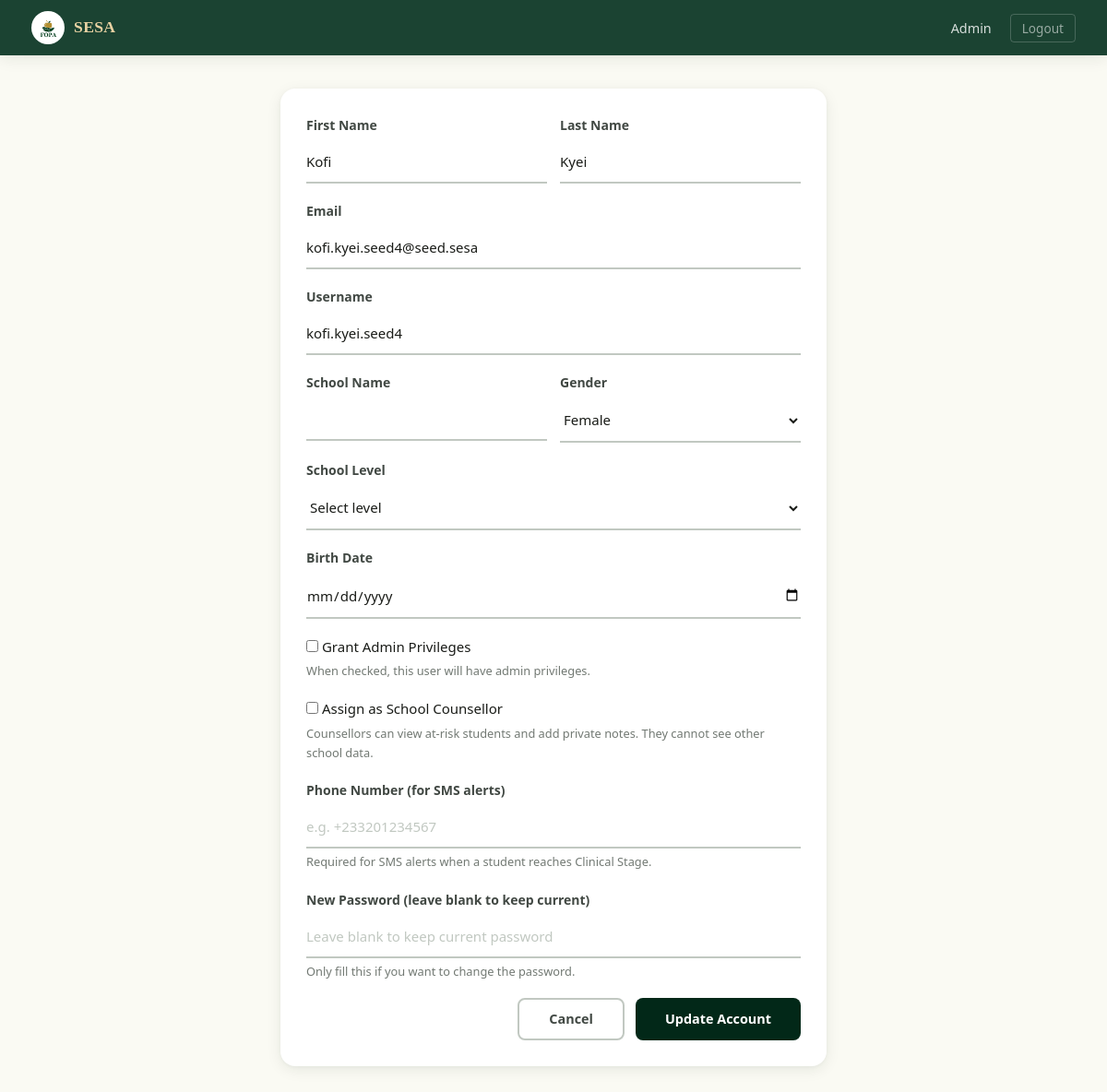
The app's page /admin/accounts/8/edit (signed in) with its own data.
### app/models/account.py (models this page shows, shortened)
class Accounts(UserMixin, db.Model):
    __tablename__ = 'accounts'
    id = db.Column(db.Integer, primary_key=True)
    fname = db.Column(db.String(100), nullable=False)
    lname = db.Column(db.String(100), nullable=False)
    email = db.Column(db.String(120), unique=True, nullable=True, index=True)
    username = db.Column(db.String(50), unique=True, nullable=False, index=True)
    password = db.Column(db.String(256), nullable=False)
    school_name = db.Column(db.String(200), nullable=True)
    gender = db.Column(db.String(20), nullable=True)
    birthdate = db.Column(db.Date, nullable=True)
    last_login = db.Column(db.DateTime, nullable=True)
    created_at = db.Column(db.DateTime, default=lambda: datetime.now(timezone.utc))
    school_id = db.Column(
        db.Integer,
        db.ForeignKey('school.id', ondelete='CASCADE', name='fk_accounts_school_id'),
        nullable=True,
        index=True
    )
    class_group = db.Column(db.String(50), nullable=True)   # e.g. "Form 2A", "JHS 3B"
    level = db.Column(db.String(20), nullable=True)          # jhs | shs | university
    claim_code_hash  = db.Column(db.String(256), nullable=True)
    claim_code_plain = db.Column(db.String(20),  nullable=True)
    is_claimed       = db.Column(db.Boolean, default=True, nullable=False, server_default='1')
    is_admin = db.Column(db.Boolean, default=False, nullable=False)
    is_counsellor = db.Column(db.Boolean, default=False, server_default='0', nullable=False)
    failed_attempts = db.Column(db.Integer, default=0, server_default='0', nullable=False)
    locked_until = db.Column(db.DateTime, nullable=True)  # NULL = not locked
    phone = db.Column(db.String(20), nullable=True)
    consent_given = db.Column(db.Boolean, default=False, nullable=False, server_default='0')
    consent_given_at = db.Column(db.DateTime, nullable=True)
    consent_version = db.Column(db.String(10), nullable=True)  # e.g. 'v1.0'
    test_results = db.relationship(
        'TestResult',
        backref='account',
        lazy='dynamic',
        cascade='all, delete-orphan'
    )
    @property
    def full_name(self):
        return f'{self.fname} {self.lname}'
    @property
    def is_super_admin(self):
        return self.is_admin
    LOCKOUT_THRESHOLD = 5      # failed attempts before lockout
    LOCKOUT_MINUTES   = 15     # minutes locked after threshold reached

### app/routes/admin.py (the view, shortened to what this page needs)
@admin_bp.route('/accounts/<int:account_id>/edit', methods=['GET', 'POST'])
@login_required
@super_admin_required
def edit_account(account_id):
    account = Accounts.query.get_or_404(account_id)
    form = EditAccountForm(obj=account)
    return render_template('admin/edit_account.html', form=form, account=account)

### app/forms/__init__.py
class EditAccountForm(FlaskForm):
    fname = StringField('First Name', validators=[DataRequired(), Length(min=2, max=100)])
    lname = StringField('Last Name', validators=[DataRequired(), Length(min=2, max=100)])
    email = StringField('Email', validators=[DataRequired(), Email(), Length(max=120)])
    username = StringField('Username', validators=[DataRequired(), Length(min=3, max=50)])
    school_name = StringField('School Name', validators=[Optional()])
    birthdate = DateField('Birth Date', validators=[Optional()])
    gender = SelectField('Gender', choices=GENDER_CHOICES, validators=[Optional()])
    level = SelectField('School Level', choices=LEVEL_CHOICES, validators=[Optional()])
    is_admin = BooleanField('Grant Admin Privileges')
    is_counsellor = BooleanField('Assign as School Counsellor')
    phone = StringField('Phone Number (for SMS alerts)', validators=[Optional(), Length(max=20)])
    password = PasswordField('New Password (leave blank to keep current)', validators=[Optional(), Length(min=8)])
    submit = SubmitField('Update Account')

### app/__init__.py (called while the page is built)
def _init_extensions(app: Flask) -> None:
    app.config.setdefault("SQLALCHEMY_ENGINE_OPTIONS", {}).update({
        "pool_pre_ping": True,   # test connection before using it
        "pool_recycle":  300,    # recycle connections every 5 minutes
        "pool_size":     5,      # max persistent connections
        "max_overflow":  2,      # extra connections under load
    })
    db.init_app(app)
    migrate.init_app(app, db)
    csrf.init_app(app)
    login_manager.init_app(app)
    limiter.init_app(app)
    from app.models.account import Accounts
    from app.models.quiz_session import QuizSession  # noqa: F401
    from app.models.counsellor_profile import CounsellorProfile  # noqa: F401
    from app.models.assessment_type import AssessmentType  # noqa: F401
    @login_manager.user_loader
    def load_user(user_id: str):
        return Accounts.query.get(int(user_id))

### app/templates/admin/edit_account.html (shortened to what this page needs)
{% extends 'base.html' %}
{% block nav_links %}
  <li><a href="{{ url_for('admin.dashboard') }}">Admin</a></li>
  <li><a href="{{ url_for('auth.logout') }}" class="btn-nav-logout">Logout</a></li>
{% endblock %}
{% block body %}
<div class="container-sm" style="padding-top: 36px; padding-bottom: 48px;">
  <div class="card">
    <div class="card-body">
      <form method="POST" novalidate>
        <div style="display: grid; grid-template-columns: 1fr 1fr; gap: 14px;">
          <div class="form-group">
            {{ form.fname.label(class="form-label") }}
            {{ form.fname(class="form-control") }}
          </div>
          <div class="form-group">
            {{ form.lname.label(class="form-label") }}
            {{ form.lname(class="form-control") }}
          </div>
        </div>
        <div class="form-group">
          {{ form.email.label(class="form-label") }}
          {{ form.email(class="form-control") }}
        </div>
        <div class="form-group">
          {{ form.username.label(class="form-label") }}
          {{ form.username(class="form-control") }}
        </div>
        <div style="display: grid; grid-template-columns: 1fr 1fr; gap: 14px;">
          <div class="form-group">
            <label class="form-label">School Name</label>
            <input type="text" name="school_name" class="form-control" value="{{ account.school_name or '' }}">
          </div>
          <div class="form-group">
            {{ form.gender.label(class="form-label") }}
            {{ form.gender(class="form-control") }}
          </div>
        </div>
        <div class="form-group">
          {{ form.level.label(class="form-label") }}
          {{ form.level(class="form-control") }}
        </div>
        <div class="form-group">
          {{ form.birthdate.label(class="form-label") }}
          {{ form.birthdate(class="form-control") }}
        </div>
        <div class="form-group">
          {{ form.is_admin(class="form-check-input") }}
          {{ form.is_admin.label(class="form-check-label") }}
          <div class="form-hint">When checked, this user will have admin privileges.</div>
        </div>
        <div class="form-group">
          {{ form.is_counsellor(class="form-check-input") }}
          {{ form.is_counsellor.label(class="form-check-label") }}
          <div class="form-hint">Counsellors can view at-risk students and add private notes. They cannot see other school data.</div>
        </div>
        <div class="form-group">
          {{ form.phone.label(class="form-label") }}
          {{ form.phone(class="form-control", placeholder="e.g. +233201234567") }}
          <div class="form-hint">Required for SMS alerts when a student reaches Clinical Stage.</div>
        </div>
        <div class="form-group">
          {{ form.password.label(class="form-label") }}
          {{ form.password(class="form-control", placeholder="Leave blank to keep current password") }}
          <div class="form-hint">Only fill this if you want to change the password.</div>
        </div>
        <div style="display: flex; gap: 12px; justify-content: flex-end; margin-top: 8px;">
          <a href="{{ url_for('admin.dashboard') }}#all_accounts" class="btn btn-ghost">Cancel</a>
          <button type="submit" class="btn btn-primary">Update Account</button>
        </div>
      </form>
    </div>
  </div>
</div>
{% endblock %}

### app/static/css/main.css (style rules this page uses)
:root { --green-900: #022818; --green-800: #1b4332; --green-700: #2d5a44; --green-600: #426652; --green-500: #579672; --green-400: #94d5ad; --green-100: #e8f5ed; --green-50: #f2faf5; --gold-700: #775a19; --gold-500: #c5a059; --gold-400: #d4b87a; --gold-300: #fbbf24; --gold-200: #e9d2a3; --gold-100: #f7edd8; --gold-50: #fdf8ef; --ivory: #fafaf3; --white: #ffffff; --surface-low: #f4f4ed; --surface-mid: #eeeee7; --surface-high: #e8e9e2; --gray-900: #1a1c18; --gray-700: #414843; --gray-500: #727973; --gray-300: #c1c8c1; --gray-200: #e3e3dc; --gray-100: #f4f4ed; --red-600: #ba1a1a; --red-100: #ffdad6; --success: #166534; --success-bg: #dcfce7; --warning: #92400e; --warning-bg: #fef3c7; --amber-600: #c5a059; --amber-100: #f7edd8; --blue-600: #2563eb; --blue-100: #dbeafe; --radius-sm: 4px; --radius-md: 8px; --radius-lg: 16px; --radius-xl: 24px; --radius-full: 9999px; --shadow-sm: 0 1px 3px rgba(2,40,24,.06), 0 1px 2px rgba(2,40,24,.04); --shadow-md: 0 4px 16px rgba(2,40,24,.08), 0 1px 4px rgba(2,40,24,.04); --shadow-lg: 0 12px 40px rgba(2,40,24,.1), 0 2px 8px rgba(2,40,24,.05); --shadow-xl: 0 20px 50px rgba(2,40,24,.08); --transition: 0.2s cubic-bezier(0.4, 0, 0.2, 1); --font-display: 'Playfair Display', Georgia, serif; --font-body: 'Manrope', system-ui, sans-serif; --navbar-height: 60px; }
*, *::before, *::after { box-sizing: border-box; margin: 0; padding: 0; }
* { -webkit-tap-highlight-color: transparent; }
a, button, .btn, .tab-item, .quiz-option, .test-card, .nav-dropdown a, .guide-nav-item, .crisis-option, .stat-card, .a2hs-btn-install, .a2hs-btn-later, .admin-tab { -webkit-tap-highlight-color: transparent; touch-action: manipulation; }
html { scroll-behavior: smooth; }
body { font-family: var(--font-body); font-size: 15px; line-height: 1.65; color: var(--gray-900); background: var(--ivory); -webkit-font-smoothing: antialiased; overflow-x: hidden; }
html { overflow-x: hidden; max-width: 100%; }
a { color: inherit; text-decoration: none; }
button, input, select, textarea { font-family: inherit; font-size: inherit; }
.container-sm { max-width: 640px; margin: 0 auto; padding: 0 24px; }
.navbar-links a { color: rgba(255,255,255,.82); padding: 6px 14px; border-radius: var(--radius-sm); font-weight: 500; font-size: 0.9rem; transition: background var(--transition), color var(--transition); }
.navbar-links .btn-nav-logout { color: rgba(255,255,255,.55); border: 1px solid rgba(255,255,255,.2); border-radius: var(--radius-sm); padding: 5px 12px; font-size: 0.85rem; transition: color var(--transition), border-color var(--transition); }
.card { background: var(--white); border-radius: var(--radius-lg); box-shadow: var(--shadow-md); overflow: hidden; }
.card-body { padding: 28px; }
.btn { display: inline-flex; align-items: center; justify-content: center; gap: 6px; padding: 14px 32px; border-radius: var(--radius-md); font-weight: 600; font-size: 0.9rem; cursor: pointer; border: none; transition: background var(--transition), transform var(--transition), box-shadow var(--transition); line-height: 1; text-decoration: none; white-space: nowrap; overflow: hidden; text-overflow: ellipsis; max-width: 100%; }
.btn-primary { background:var(--green-900); color:#fff; }
.btn-ghost { color:var(--gray-700); border: 2px solid var(--gray-300); }
.form-group { margin-bottom:18px; }
.form-label { display:block; font-weight:600; font-size:0.875rem; color:var(--gray-700); margin-bottom:6px; }
.form-control { width:100%; padding:12px 0; border:none; border-bottom:2px solid var(--gray-300); border-radius:0; background:transparent; color:var(--gray-900); transition:border-color var(--transition); outline:none; }
.form-control::placeholder { color:var(--gray-300); }
select.form-control { cursor:pointer; }
.form-hint { font-size:0.8rem; color:var(--gray-500); margin-top:4px; }

### records on screen
Accounts: fname "Kofi", lname "Kyei", email "kofi.kyei.seed4@seed.sesa", username "kofi.kyei.seed4", gender "Female", level "Select level"
